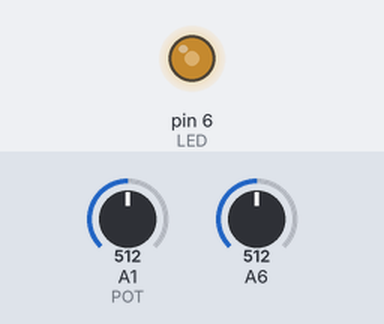
Recording of a sketch running on a simulated Arduino Uno, built with avr-gcc and run on an emulated ATmega328P. Shown: output pins drawn as LEDs (lit = HIGH). Inputs (shaded band) come from the test bench; at power-on: A1 (POT) = 512, A6 = 512.

Above: at 1.2 s.
1.3 s: A1 (POT) set to 716
At 2.5 s:
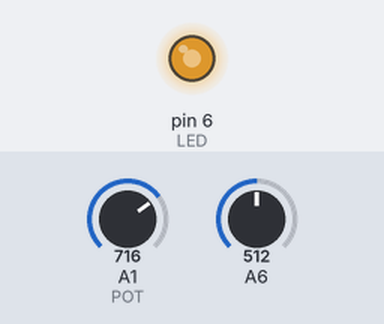
2.8 s: A1 (POT) set to 900
At 3.9 s:
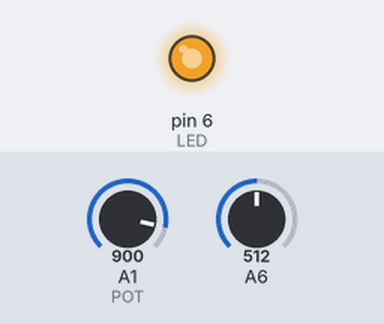
4.3 s: A1 (POT) set to 122
At 5.0 s:
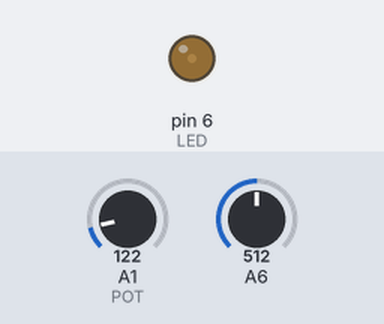
5.8 s: A1 (POT) set to 0
At 6.2 s:
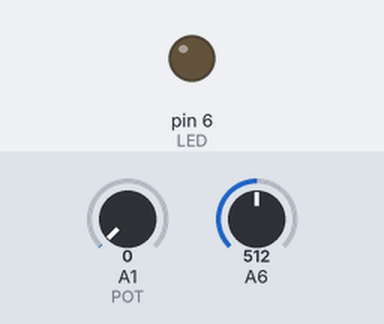
7.3 s: A1 (POT) set to 511
At 8.5 s:
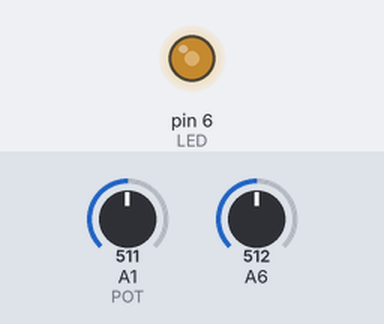
Timing chart, 0 to 9.8 s (numbered marks = the images above; inputs shaded):
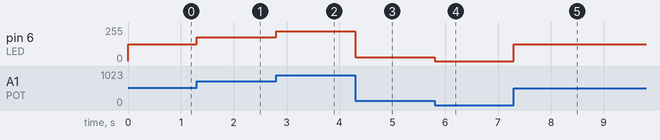

Measured:
- after the input at 1.3 s, pin 6 (LED): 127/255 → 178/255 at once
- after the input at 2.8 s, pin 6 (LED): 178/255 → 224/255 at once
- after the input at 4.3 s, pin 6 (LED): 224/255 → 30/255 at once
- after the input at 5.8 s, pin 6 (LED): 30/255 → 0/255 at once
- after the input at 7.3 s, pin 6 (LED): 0/255 → 127/255 at once

The sketch:

VarianteLED.ino
```cpp
//Variaveis
int POT=A1;
int LED=6;
int Num=0;
int Num2=0;
void setup() {

  pinMode (LED, OUTPUT); //Aciona LED

  pinMode (POT, INPUT); //Entrada Variavel

  }

void loop() {

  Num=analogRead(POT);

  Num2=analogRead(LED);

  Num2=map(Num,0,1023,0,255);

  analogWrite(LED,Num2);


}
```
